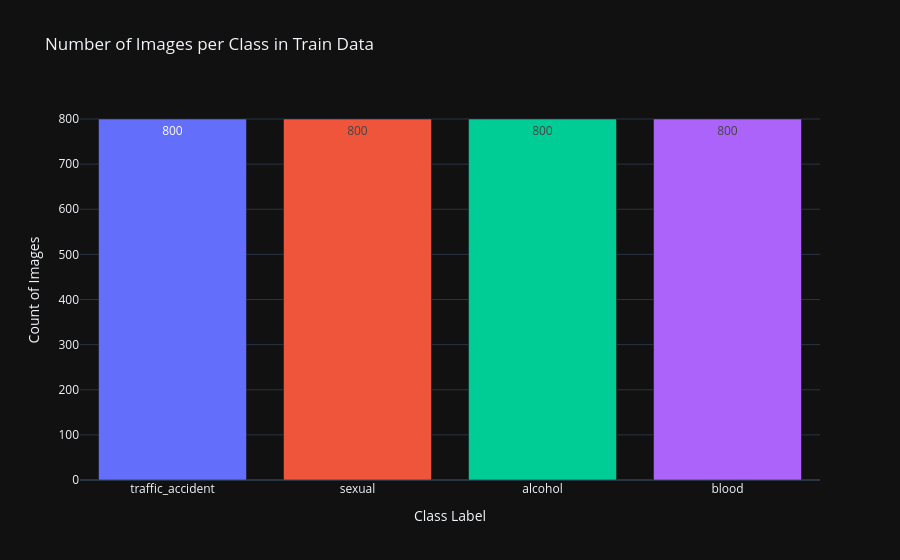

The notebook cell saved with this chart:
### Markdown cell above
# Visualize dataset

### Code cell
train_labels_int = np.argmax(train_labels, axis=1)

class_counts = Counter(train_labels_int)

class_labels = [CLASS_NAMES[label] for label in class_counts.keys()]
counts = list(class_counts.values())

fig = px.bar(
    x=class_labels,
    y=counts,
    template='plotly_dark',
    color=class_labels,
    title='Number of Images per Class in Train Data',
    labels={'x': 'Class Label', 'y': 'Count of Images'},
    text=counts
)

fig.update_layout(
    xaxis_title='Class Label',
    yaxis_title='Count of Images',
    showlegend=False
)

fig.show()

### Figure 1 — Plotly figure (JSON) as saved in the notebook; plotly's stock layout.template omitted (floating-point values rounded to 4 significant figures)
{"data": [{"alignmentgroup": "True", "hovertemplate": "color=traffic_accident<br>Class Label=%{x}<br>Count of Images=%{y}<br>text=%{text}<extra></extra>", "legendgroup": "traffic_accident", "marker": {"color": "#636efa", "pattern": {"shape": ""}}, "name": "traffic_accident", "offsetgroup": "traffic_accident", "orientation": "v", "showlegend": true, "text": [800.0], "textposition": "auto", "x": ["traffic_accident"], "xaxis": "x", "y": [800], "yaxis": "y", "type": "bar"}, {"alignmentgroup": "True", "hovertemplate": "color=sexual<br>Class Label=%{x}<br>Count of Images=%{y}<br>text=%{text}<extra></extra>", "legendgroup": "sexual", "marker": {"color": "#EF553B", "pattern": {"shape": ""}}, "name": "sexual", "offsetgroup": "sexual", "orientation": "v", "showlegend": true, "text": [800.0], "textposition": "auto", "x": ["sexual"], "xaxis": "x", "y": [800], "yaxis": "y", "type": "bar"}, {"alignmentgroup": "True", "hovertemplate": "color=alcohol<br>Class Label=%{x}<br>Count of Images=%{y}<br>text=%{text}<extra></extra>", "legendgroup": "alcohol", "marker": {"color": "#00cc96", "pattern": {"shape": ""}}, "name": "alcohol", "offsetgroup": "alcohol", "orientation": "v", "showlegend": true, "text": [800.0], "textposition": "auto", "x": ["alcohol"], "xaxis": "x", "y": [800], "yaxis": "y", "type": "bar"}, {"alignmentgroup": "True", "hovertemplate": "color=blood<br>Class Label=%{x}<br>Count of Images=%{y}<br>text=%{text}<extra></extra>", "legendgroup": "blood", "marker": {"color": "#ab63fa", "pattern": {"shape": ""}}, "name": "blood", "offsetgroup": "blood", "orientation": "v", "showlegend": true, "text": [800.0], "textposition": "auto", "x": ["blood"], "xaxis": "x", "y": [800], "yaxis": "y", "type": "bar"}], "layout": {"xaxis": {"anchor": "y", "domain": [0.0, 1.0], "title": {"text": "Class Label"}}, "yaxis": {"anchor": "x", "domain": [0.0, 1.0], "title": {"text": "Count of Images"}}, "legend": {"title": {"text": "color"}, "tracegroupgap": 0}, "title": {"text": "Number of Images per Class in Train Data"}, "barmode": "relative", "showlegend": false}}
